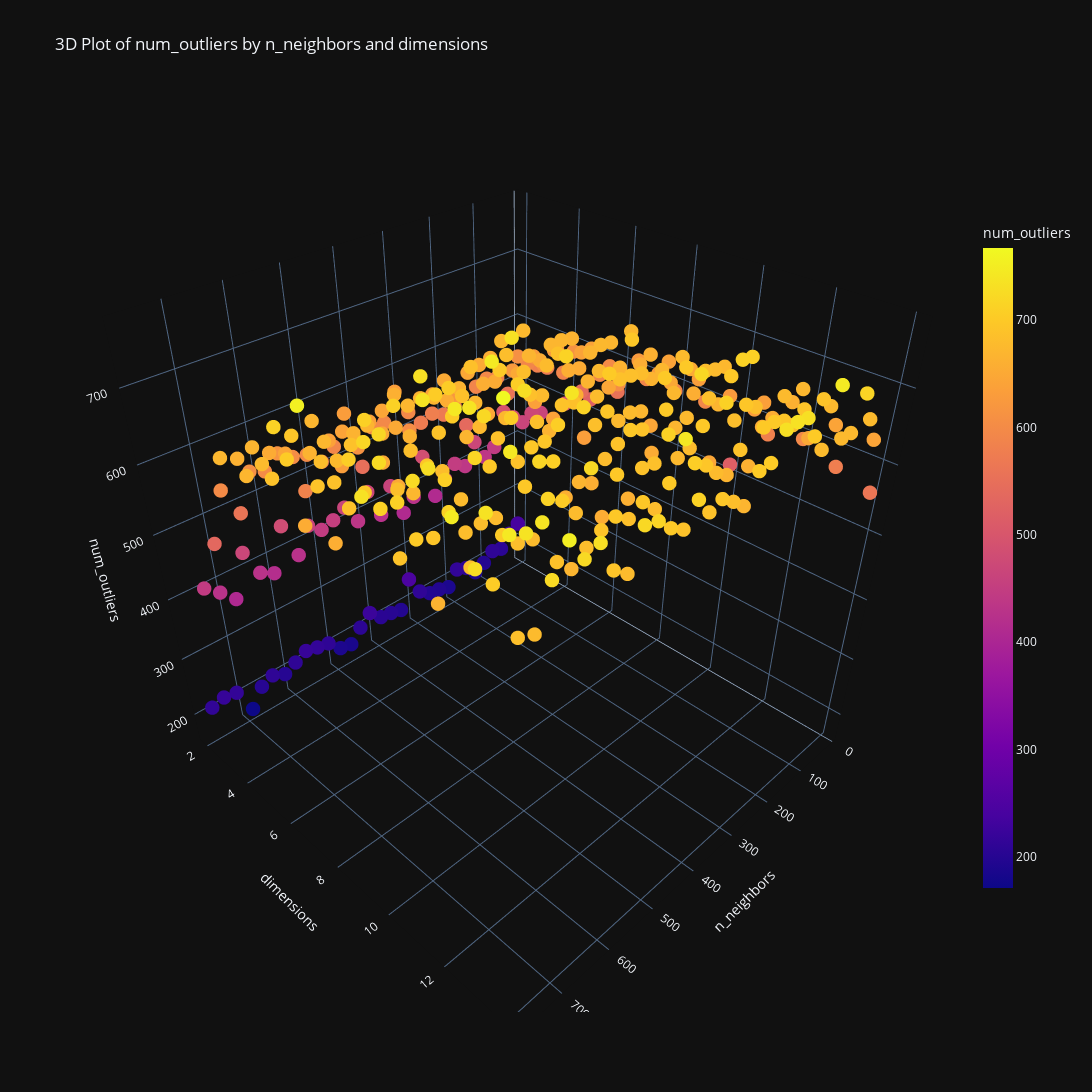

Write notebook code for a chart like this one.
### Code cell
fig = dr_exper_plot3d(metrics, z_metric='num_outliers')
fig.show()

### Figure 1 — Plotly figure (JSON) as saved in the notebook; plotly's stock layout.template omitted (floating-point values rounded to 4 significant figures; data arrays with more than 128 entries replaced by an {"elided": "..."} marker saying what was removed)
{"data": [{"hovertemplate": "n_neighbors=%{x}<br>dimensions=%{y}<br>num_outliers=%{marker.color}<extra></extra>", "legendgroup": "", "marker": {"color": {"elided": "403 int values"}, "coloraxis": "coloraxis", "symbol": "circle", "size": 5}, "mode": "markers", "name": "", "scene": "scene", "showlegend": false, "x": {"elided": "403 int values"}, "y": {"elided": "403 int values"}, "z": {"elided": "403 int values"}, "type": "scatter3d"}], "layout": {"scene": {"domain": {"x": [0.0, 1.0], "y": [0.0, 1.0]}, "xaxis": {"title": {"text": "n_neighbors"}}, "yaxis": {"title": {"text": "dimensions"}}, "zaxis": {"title": {"text": "num_outliers"}}}, "coloraxis": {"colorbar": {"title": {"text": "num_outliers"}, "len": 0.75}, "colorscale": [[0.0, "#0d0887"], [0.1111, "#46039f"], [0.2222, "#7201a8"], [0.3333, "#9c179e"], [0.4444, "#bd3786"], [0.5556, "#d8576b"], [0.6667, "#ed7953"], [0.7778, "#fb9f3a"], [0.8889, "#fdca26"], [1.0, "#f0f921"]], "cmin": 171, "cmax": 767}, "legend": {"tracegroupgap": 0}, "title": {"text": "3D Plot of num_outliers by n_neighbors and dimensions"}, "width": 1600, "height": 1600}}
